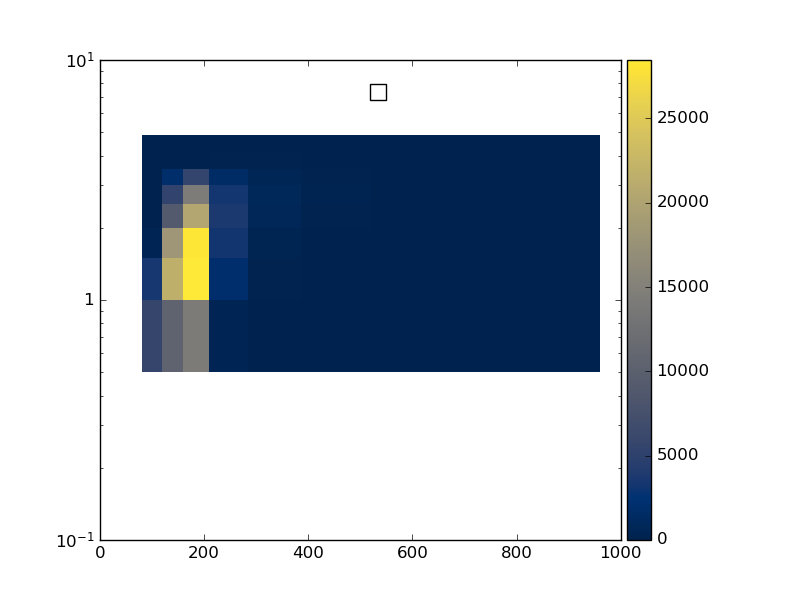

Recreate this plot in Python.
#! /usr/bin/env python

# This Python script was auto-generated using YODA v2.0.1.
# Analysis object: /WbWb_singlelepton/m_bw_dr_bw
# Timestamp: 12-01-2026 (12:51:18)

import matplotlib as mpl
import matplotlib.pyplot as plt
mpl.use('Agg') # comment out for interactive use
import os
import numpy as np

plotDir = os.path.split(os.path.realpath(__file__))[0]
if 'YODA_USER_PLOT_PATH' in globals():
    plot_outdir = globals()['YODA_USER_PLOT_PATH']
else:
    plot_outdir = plotDir

#plot style
plt.style.use(os.path.join(plotDir, '../default.mplstyle'))

plt.rcParams['text.usetex'] = False
plt.style.use(['classic'])
plt.rc('font', family='DejaVu Sans')
# plot metadata
figW, figH = plt.rcParams['figure.figsize']
ax_xLabel = r''
ax_yLabel = r''
ax_zLabel = r''
ax_title  = r''
ax_xScale = 'linear'
ax_yScale = 'log'
ax_zScale = 'linear'
yLims = (0.1, 1)

# TeX-friendly labels for the legend
labels = [ r"WbWb\_Slurm\_Template\_171" ]

# Adjust canvas width and height
canvasW = 10
canvasH = 10
figW *= canvasW/10.
figH *= canvasH/9.

# Create figure and axis objects
fig, ax = plt.subplots(1, 1)

# Set figure margins
plt.subplots_adjust(
    left   = 1.0 * plt.rcParams['figure.subplot.left'],
    right  = 1.0 * plt.rcParams['figure.subplot.right'],
    top    = 1.0 * plt.rcParams['figure.subplot.top'],
    bottom = 1.0 * plt.rcParams['figure.subplot.bottom'])

ax.yaxis.set_minor_locator(mpl.ticker.LogLocator(
base=10.0, subs=[i for i in np.arange(0, 1, 0.1)], numticks=np.inf))

# Color map: curve index -> color
colors = {0: '#EE3311', 1: '#3366FF', 2: '#109618', 3: '#FF9900', 4: '#990099'}


# the numerical data is stored in a separate file
dataf = dict()
exec(open(os.path.split(__file__)[0] + '/m_bw_dr_bw__data.py').read(), dataf)

legend_handles = dict() # keep track of handles for the legend
# reference data in main panel
cmap = 'cividis'
xbin_cent = np.unique(dataf['xpoints'])
ybin_cent = np.unique(dataf['ypoints'])
X, Y = np.meshgrid(xbin_cent, ybin_cent)
Z = np.array(dataf['zpoints']).reshape(X.shape[::-1])
pc = ax.pcolormesh(X, Y, Z.T, cmap=cmap, shading='auto')
cbar = fig.colorbar(pc, orientation='vertical', ax=ax, pad=0.01)
cbar.set_label(ax_zLabel)
# style options for curves
# starts at zorder>=5 to draw curve on top of legend

legend_pos = (0.5, 0.97)
ax.legend(legend_handles, labels, loc='upper left', bbox_to_anchor=legend_pos)

ax.set_xlabel(ax_xLabel)
ax.set_ylabel(ax_yLabel, loc='top')
ax.set_title(ax_title, loc='left')
ax.set_xscale(ax_xScale)
ax.set_yscale(ax_yScale)

# tick formatting
plt.rcParams['xtick.top'] = True
plt.rcParams['ytick.right'] = True
plt.savefig(os.path.join(plot_outdir, 'm_bw_dr_bw.pdf'), format='PDF')
plt.savefig(os.path.join(plot_outdir, 'm_bw_dr_bw.png'), format='PNG')

plt.close(fig)
